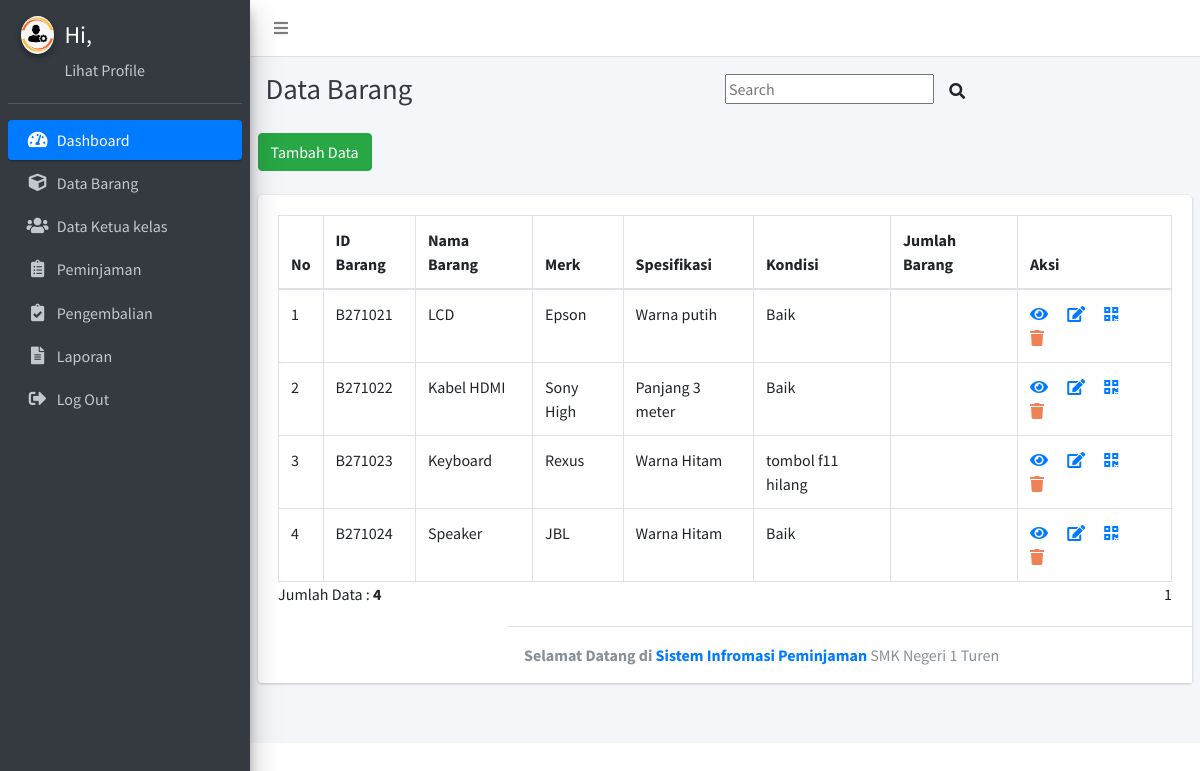
Page /barang.php on the earlier database version.
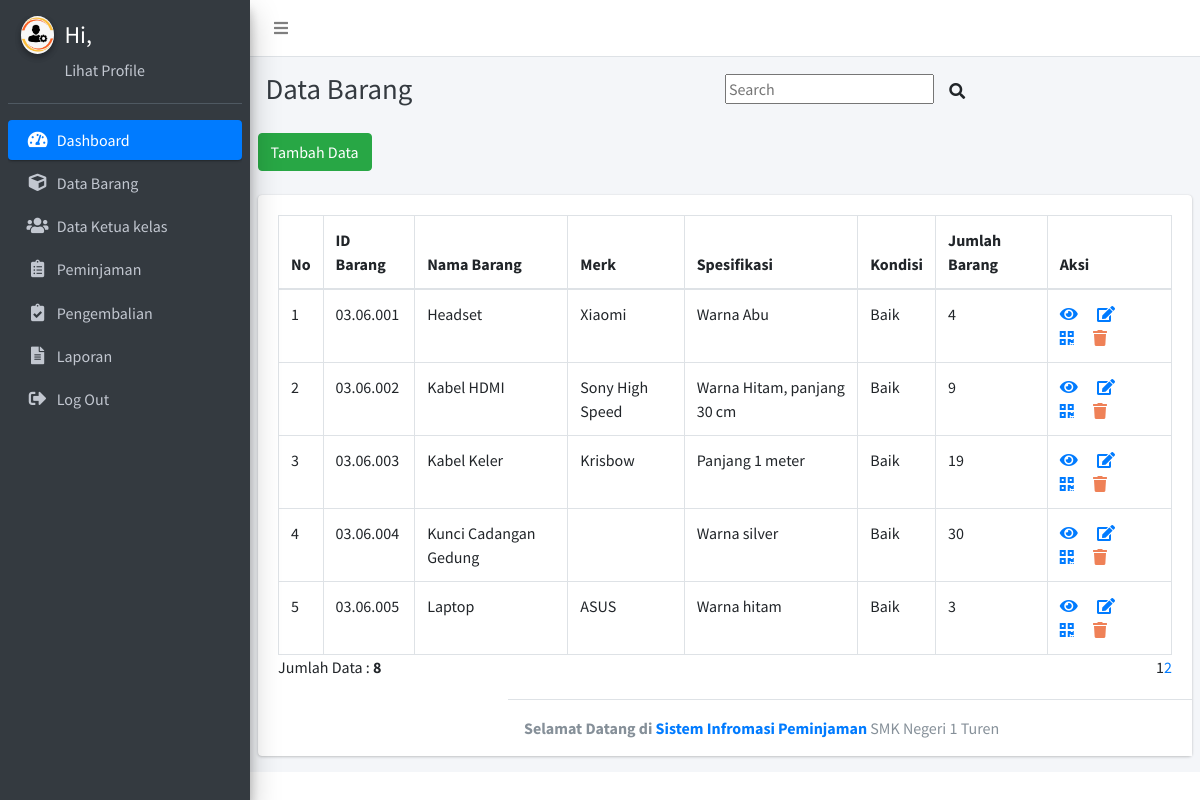
Same page on the later database version.
### tables this page shows
CREATE TABLE `barang` (
  `IdBarang` varchar(15) NOT NULL,
  `BrgNama` varchar(50) NOT NULL,
  `BrgMerk` varchar(50) NOT NULL,
  `BrgSpesifikasi` varchar(255) NOT NULL,
  `BrgKondisi` varchar(255) NOT NULL,
  `BrgJumlah` int(5) NOT NULL
);

### barang.php (the view, shortened to what this page needs)
<?php
include'config.php';
?>
<!DOCTYPE html>
<html>
<head>
<?php include 'template/header.php';?>
<?php include 'template/sidebar.php';?>
  <div class="content-wrapper">
    <div class="content-header">
      <div class="container-fluid">
        <div class="row mb-2">
          <div class="col-sm-6">
            <h1 class="m-0 text-dark">Data Barang</h1>
          </div>
          <div class="form-inline">
            <div align="right">
            <div class="form-inline">
            <div align="right">
                <form method=post>
                    <input type="text" name="pencarian" placeholder="Search">
                        <button class="btn btn-navbar" type="submit">
                            <i class="fas fa-search"></i>
                        </button>
                </form>
            </div>
        </div>
            </div>
        </div>
        </div>
      </div>
    </div>
    <div class="col-12">
        <a href="barang-input.php" class="btn btn-success">Tambah Data</a>
    </div>
    <br>
    <section class="content">
      <div class="row">
        <div class="col-12">
          <div class="card">
            <div class="card-body">
              <table id="example2" class="table table-bordered table-hover">
                <thead>
                <tr>
                    <th>No</th>
                    <th>ID Barang</th>
                    <th>Nama Barang</th>
                    <th>Merk</th>
                    <th>Spesifikasi</th>
                    <th>Kondisi</th>
                    <th>Jumlah Barang</th>
                    <th>Aksi</th>
                </tr>
                </thead>
                <tbody>
            <?php
                $batas = 5;
                extract($_GET);
                if(empty($hal)) {
                    $posisi = 0;
                    $hal = 1;
                    $nomor = 1;
                }else {
                    $posisi = ($hal - 1) * $batas;
                    $nomor = $posisi+1;
                }
                if($_SERVER['REQUEST_METHOD'] == "POST") {
                    $pencarian = trim(mysqli_real_escape_string($conn, $_POST['pencarian']));
                    if($pencarian != "") {
                        $sql = "SELECT * FROM barang WHERE IdBarang LIKE '%$pencarian%'
                                OR IdBarang LIKE '%$pencarian%'
                                OR BrgNama LIKE '%$pencarian%'
                                OR BrgMerk LIKE '%$pencarian%'";
                        $query = $sql;
                        $queryJml = $sql;
                    } else {
                        $query = "SELECT * FROM barang LIMIT $posisi, $batas";
                        $queryJml = "SELECT * FROM barang";
                        $no = $posisi * 1;
                    }
                }
                else {
                    $query = "SELECT * FROM barang LIMIT $posisi, $batas";
                    $queryJml = "SELECT * FROM barang";
                }
                $q_tampil_barang = mysqli_query($conn, $query);
                if(mysqli_num_rows($q_tampil_barang) > 0) {
                    while($r_tampil_barang=mysqli_fetch_array($q_tampil_barang)) {
            ?>
            <tr>
                <td><?php echo $nomor; ?></td>
                <td><?php echo $r_tampil_barang['IdBarang']; ?></td>
                <td><?php echo $r_tampil_barang['BrgNama']; ?></td>
                <td><?php echo $r_tampil_barang['BrgMerk']; ?></td>
                <td><?php echo $r_tampil_barang['BrgSpesifikasi']; ?></td>
                <td><?php echo $r_tampil_barang['BrgKondisi']; ?></td>
                <td><?php echo $r_tampil_barang['BrgJumlah']; ?></td>
                <td>
                    <a href="barang-detail.php?IdBarang=<?php echo $r_tampil_barang['IdBarang'];?>"><i class="nav-icon fas fa-eye" title="Detail">&#xE254;</i></a>
                    <a href="barang-edit.php?IdBarang=<?php echo $r_tampil_barang['IdBarang'];?>"><i class="nav-icon fas fa-edit" title="Edit">&#xE254;</i></a>
                    <a href="generate-qr.php?IdBarang=<?php echo $r_tampil_barang['IdBarang'];?>"><i class="nav-icon fas fa-qrcode" title="QrCode">&#xE254;</i></a>
					<a href="barang-delete.php?IdBarang=<?php echo $r_tampil_barang['IdBarang'];?>" onclick = "return confirm ('Apakah Anda Yakin Akan Menghapus Data Ini?')" class="tombol" style="color:#ef8157; font-weight:bold"><i class="nav-icon fas fa-trash" title="Delete">&#xE872;</i></a>
                </td>
            </tr>
            <?php
                        $nomor++;
                    }
                }
                else {
                    echo "<tr><td colspan=6>Data Tidak Ditemukan</td></tr>";
                }
            ?>
        </tbody>
    </table>
    <?php
    if(isset($_POST['pencarian'])) {
        if($_POST['pencarian']!='') {
            echo "<div style=\"float:left;\">";
            $jml = mysqli_num_rows(mysqli_query($conn, $queryJml));
            echo "Data Hasil Pencarian: <b>$jml</b>";
            echo "</div>";
        }
    } else {
    ?>
        <div style="float: left;">
        <?php
            $jml = mysqli_num_rows(mysqli_query($conn, $queryJml));
            echo "Jumlah Data : <b>$jml</b>";
        ?>
        </div>
        <div class="pagination" style="float: right;">
            <?php
                $jml_hal = ceil($jml / $batas);
                for($i = 1; $i <= $jml_hal; $i++) {
                    if($i != $hal) {
                        echo "<a href=\"?p=barang&hal=$i\">$i</a>";
                    } else {
                        echo "<a class=\"active\">$i</a>";
                    }
                }
            ?>
        </div>
    <?php
    }
    ?>
          </div>
<?php include 'template/footer.php';?>
</body>
</html>

### template/header.php (shortened to what this page needs)
  <link rel="stylesheet" href="plugins/fontawesome-free/css/all.min.css">
  <link rel="stylesheet" href="https://code.ionicframework.com/ionicons/2.0.1/css/ionicons.min.css">
  <link rel="stylesheet" href="plugins/tempusdominus-bootstrap-4/css/tempusdominus-bootstrap-4.min.css">
  <link rel="stylesheet" href="plugins/icheck-bootstrap/icheck-bootstrap.min.css">
  <link rel="stylesheet" href="plugins/jqvmap/jqvmap.min.css">
  <link rel="stylesheet" href="dist/css/adminlte.min.css">
  <link rel="stylesheet" href="plugins/overlayScrollbars/css/OverlayScrollbars.min.css">
  <link rel="stylesheet" href="plugins/daterangepicker/daterangepicker.css">
  <link rel="stylesheet" href="plugins/summernote/summernote-bs4.css">
</head>
<body class="hold-transition sidebar-mini layout-fixed">
<div class="wrapper">
  <nav class="main-header navbar navbar-expand navbar-white navbar-light">
    <ul class="navbar-nav">
      <li class="nav-item">
        <a class="nav-link" data-widget="pushmenu" href="#" role="button"><i class="fas fa-bars"></i></a>
      </li>
    </ul>
  </nav>

### template/sidebar.php
 <aside class="main-sidebar sidebar-dark-primary elevation-4">
<div class="sidebar">
  <div class="user-panel mt-3 pb-3 mb-3 d-flex">
    <div class="image">
      <img src="img/admin.png" class="img-circle elevation-2" alt="User Image">
    </div>
    <div class="info">
      <b><h4><font color="white">Hi, <?php echo$_SESSION['username']; ?></h4></font></b>
      <a href="profile.php" class="d-block">Lihat Profile</a>
    </div>
  </div>
  <nav class="mt-2">
    <ul class="nav nav-pills nav-sidebar flex-column" data-widget="treeview" role="menu" data-accordion="false">
      <li class="nav-item has-treeview menu-open">
        <a href="dashboard.php" class="nav-link active">
          <i class="nav-icon fas fa-tachometer-alt"></i>
          <p>
            Dashboard
          </p>
        </a>
      </li>
      <li class="nav-item">
        <a href="barang.php" class="nav-link">
          <i class="nav-icon fas fa-cube"></i>
          <p>
           Data Barang
          </p>
        </a>
      </li>
      <li class="nav-item">
        <a href="siswa.php" class="nav-link">
          <i class="nav-icon fas fa-users"></i>
          <p>
           Data Ketua kelas
          </p>
        </a>
      </li>
      <li class="nav-item has-treeview">
        <a href="transaksi-peminjaman.php" class="nav-link">
          <i class="nav-icon fas fa-clipboard-list"></i>
          <p>
           Peminjaman
          </p>
        </a>
      </li>
      <li class="nav-item has-treeview">
        <a href="transaksi-pengembalian.php" class="nav-link">
          <i class="nav-icon fas fa-clipboard-check"></i>
          <p>
          Pengembalian
          </p>
        </a>
      </li>
      <li class="nav-item has-treeview">
        <a href="laporan-transaksi.php" class="nav-link">
          <i class="nav-icon fas fa-file-alt"></i>
          <p>
          Laporan
          </p>
        </a>
      </li>
      <li class="nav-item has-treeview">
        <a href="logout.php" class="nav-link">
          <i class="nav-icon fas fa-sign-out-alt"></i>
          <p>
          Log Out
          </p>
        </a>
      </li>
    </ul>
  </nav>
</div>
</aside>

### template/footer.php (shortened to what this page needs)
<footer>
 <footer class="main-footer">
    <strong>Selamat Datang di <a href="#">Sistem Infromasi Peminjaman</a></strong>
    SMK Negeri 1 Turen
  </footer>
</div>

Differences in the rows shown:
removed barang: IdBarang "B271021", BrgNama "LCD", BrgMerk "Epson", BrgSpesifikasi "Warna putih", BrgKondisi "Baik"
removed barang: IdBarang "B271022", BrgNama "Kabel HDMI", BrgMerk "Sony High", BrgSpesifikasi "Panjang 3 meter", BrgKondisi "Baik"
removed barang: IdBarang "B271023", BrgNama "Keyboard", BrgMerk "Rexus", BrgSpesifikasi "Warna Hitam", BrgKondisi "tombol f11 hilang"
removed barang: IdBarang "B271024", BrgNama "Speaker", BrgMerk "JBL", BrgSpesifikasi "Warna Hitam", BrgKondisi "Baik"
added barang: IdBarang "03.06.001", BrgNama "Headset", BrgMerk "Xiaomi", BrgSpesifikasi "Warna Abu", BrgKondisi "Baik", BrgJumlah "4"
added barang: IdBarang "03.06.002", BrgNama "Kabel HDMI", BrgMerk "Sony High Speed", BrgSpesifikasi "Warna Hitam, panjang 30 cm", BrgKondisi "Baik", BrgJumlah "9"
added barang: IdBarang "03.06.003", BrgNama "Kabel Keler", BrgMerk "Krisbow", BrgSpesifikasi "Panjang 1 meter", BrgKondisi "Baik", BrgJumlah "19"
added barang: IdBarang "03.06.004", BrgNama "Kunci Cadangan Gedung", BrgSpesifikasi "Warna silver", BrgKondisi "Baik", BrgJumlah "30"
added barang: IdBarang "03.06.005", BrgNama "Laptop", BrgMerk "ASUS", BrgSpesifikasi "Warna hitam", BrgKondisi "Baik", BrgJumlah "3"
Other differences:
$jml: "4" → "8"
new list line: "2"
